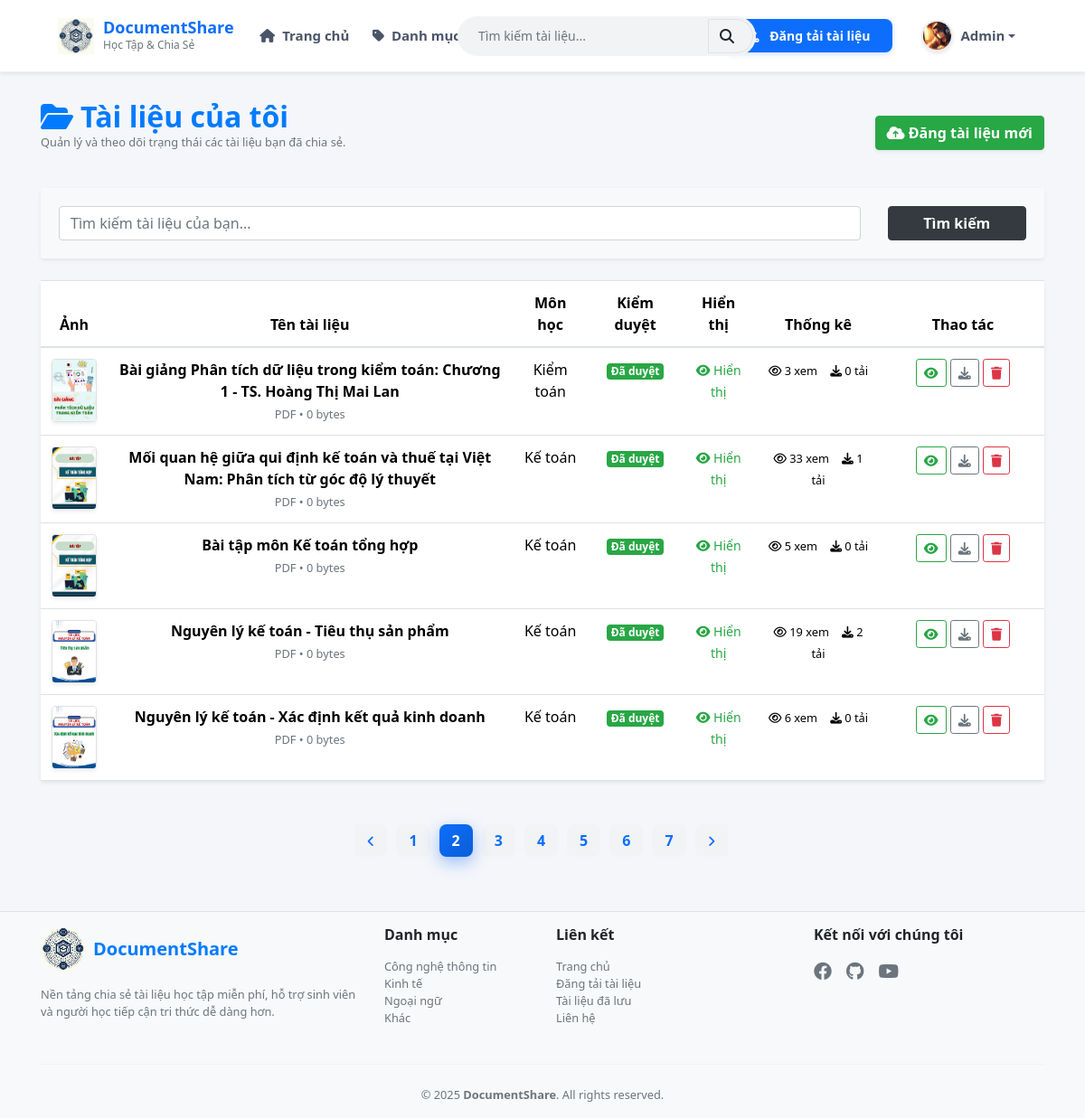
Screenshot of /upload.php?page=2 (signed in) with the database file from the repository.
### tables this page shows
CREATE TABLE `users` (
  `username` varchar(50) NOT NULL,
  `fullname` varchar(100) NOT NULL,
  `password` varchar(50) NOT NULL,
  `email` varchar(50) NOT NULL,
  `avatar` varchar(255) DEFAULT NULL,
  `role` int(10) NOT NULL,
  `google_id` varchar(255) DEFAULT NULL,
  `status` int(11) DEFAULT NULL
);

CREATE TABLE `documents` (
  `document_id` int(10) NOT NULL,
  `title` varchar(255) DEFAULT NULL,
  `description` text NOT NULL,
  `thumbnail` varchar(255) DEFAULT NULL,
  `file_path` varchar(255) DEFAULT NULL,
  `file_type` varchar(255) NOT NULL,
  `file_size` int(11) DEFAULT 0,
  `subcategory_id` int(10) NOT NULL,
  `status` enum('pending','approved','rejected') NOT NULL DEFAULT 'approved',
  `is_visible` tinyint(1) NOT NULL DEFAULT 0,
  `approved_at` datetime DEFAULT NULL,
  `approved_by` varchar(50) DEFAULT NULL,
  `username` varchar(50) DEFAULT NULL,
  `uploader_role` enum('admin','user') NOT NULL DEFAULT 'admin',
  `views` int(10) NOT NULL,
  `share_link` varchar(255) NOT NULL,
  `downloads` int(11) DEFAULT 0,
  `created_at` datetime NOT NULL DEFAULT current_timestamp(),
  `updated_at` datetime NOT NULL DEFAULT current_timestamp() ON UPDATE current_timestamp()
);

CREATE TABLE `subcategories` (
  `subcategory_id` int(11) NOT NULL,
  `name` varchar(255) NOT NULL,
  `status` tinyint(1) NOT NULL DEFAULT 1,
  `category_id` int(10) NOT NULL
);

### upload.php (the view, shortened to what this page needs)
<?php
include 'config.php';
$current_user = $_SESSION['username'];
$search = isset($_GET['search']) ? trim($_GET['search']) : "";
$limit = 5;
$page = isset($_GET['page']) ? max(1, intval($_GET['page'])) : 1;
$offset = ($page - 1) * $limit;
$sql_count = "SELECT COUNT(*) AS total FROM documents WHERE username = ? AND title LIKE ?";
$stmt_count = $conn->prepare($sql_count);
$like = "%$search%";
$stmt_count->bind_param("ss", $current_user, $like);
$stmt_count->execute();
$total_docs = $stmt_count->get_result()->fetch_assoc()['total'];
$total_pages = ceil($total_docs / $limit);
$sql = "
SELECT
    d.*,
    sc.name AS subcate_name
    FROM documents d
    LEFT JOIN subcategories sc ON d.subcategory_id = sc.subcategory_id
    WHERE d.username = ?
    AND d.title LIKE ?
    ORDER BY d.document_id DESC
    LIMIT ?, ?
";
$stmt = $conn->prepare($sql);
$stmt->bind_param("ssii", $current_user, $like, $offset, $limit);
$stmt->execute();
$result_docs = $stmt->get_result();
function formatSizeUnits($bytes)
{
    return $bytes . ' bytes';
}
?>
<?php include("header.php"); ?>
<div class="container" style="margin-top: 110px; margin-bottom: 60px;">
    <div class="d-flex justify-content-between align-items-center mb-4">
        <div>
            <h2 class="fw-bold text-primary mb-0"><i class="fa fa-folder-open me-2"></i>Tài liệu của tôi</h2>
            <p class="text-muted small">Quản lý và theo dõi trạng thái các tài liệu bạn đã chia sẻ.</p>
        </div>
        <a href="upload_document.php" class="btn btn-success fw-bold shadow-sm">
            <i class="fa fa-cloud-arrow-up"></i> Đăng tài liệu mới
        </a>
    </div>
    <div class="card border-0 shadow-sm mb-4">
        <div class="card-body bg-light rounded">
            <form method="GET" class="row g-2">
                <div class="col-md-10">
                    <input type="text" name="search" class="form-control" placeholder="Tìm kiếm tài liệu của bạn..." value="<?= htmlspecialchars($search) ?>">
                </div>
                <div class="col-md-2">
                    <button class="btn btn-dark w-100 fw-bold">Tìm kiếm</button>
                </div>
            </form>
        </div>
    </div>
    <div class="card border-0 shadow-sm">
        <div class="table-responsive">
            <table class="table table-hover align-middle mb-0">
                <thead class="bg-primary text-white">
                    <tr class="text-center">
                        <th>Ảnh</th>
                        <th>Tên tài liệu</th>
                        <th>Môn học</th>
                        <th>Kiểm duyệt</th>
                        <th>Hiển thị</th>
                        <th width="140" >Thống kê</th>
                        <th width="180">Thao tác</th>
                    </tr>
                </thead>
                <tbody>
                    <?php if ($result_docs->num_rows > 0): ?>
                        <?php while ($row = $result_docs->fetch_assoc()): ?>
                            <tr class="text-center">
                                <td>
                                    <?php
                                    $thumb_path = !empty($row['thumbnail']) ? "uploads/thumbnails/" . $row['thumbnail'] : "assets/img/default-document.jpg";
                                    ?>
                                    <img src="<?= $thumb_path ?>" width="50" height="70" style="object-fit: cover;" class="border rounded shadow-sm">
                                </td>
                                <td>
                                    <strong><?= htmlspecialchars($row['title']) ?></strong><br>
                                    <small class="text-muted"><?= strtoupper($row['file_type']) ?> • <?= formatSizeUnits($row['file_size']) ?></small>
                                </td>
                                <td><?= htmlspecialchars($row['subcate_name'] ?? 'Chưa phân loại') ?></td>
                                <td class="text-center">
                                    <?php if ($row['status'] == 'approved'): ?>
                                        <span class="badge bg-success">Đã duyệt</span>
                                    <?php elseif ($row['status'] == 'rejected'): ?>
                                        <span class="badge bg-danger">Từ chối</span>
                                    <?php else: ?>
                                        <span class="badge bg-info">Chờ duyệt</span>
                                    <?php endif; ?>
                                </td>
                                <td class="text-center">
                                    <?php if ($row['is_visible'] == 1): ?>
                                        <span class="text-success" title="Tài liệu đang hiển thị trên hệ thống" style="font-size: 14px;">
                                            <i class="fa fa-eye"></i> Hiển thị
                                        </span>
                                    <?php else: ?>
                                        <span class="text-secondary" title="Tài liệu này đang bị ẩn" style="font-size: 14px;">
                                            <i class="fa fa-eye-slash"></i> Đang ẩn
                                        </span>
                                    <?php endif; ?>
                                </td>
                                <td style="font-size: 16px;">
                                    <small style="margin-right: 10px;"><i class="far fa-eye"></i> <?= $row['views'] ?> xem</small>
                                    <small><i class="fas fa-download"></i> <?= $row['downloads'] ?> tải</small>
                                </td>
                                <td>
                                    <a href="preview_my_doc.php?id=<?= $row['document_id'] ?>" class="btn btn-sm btn-outline-success" title="Xem trước"><i class="fa fa-eye"></i></a>
                                    <a href="download_my_doc.php?id=<?= $row['document_id'] ?>" class="btn btn-sm btn-outline-secondary" title="Tải về"><i class="fa fa-download"></i></a>
                                    <a href="?delete_id=<?= $row['document_id'] ?>" class="btn btn-sm btn-outline-danger" onclick="return confirm('Bạn có chắc chắn muốn xóa tài liệu này?')" title="Xóa"><i class="fa fa-trash"></i></a>
                                </td>
                            </tr>
                        <?php endwhile; ?>
                    <?php else: ?>
                        <tr>
                            <td colspan="6" class="text-center text-muted py-5">Bạn chưa có tài liệu nào.</td>
                        </tr>
                    <?php endif; ?>
                </tbody>
            </table>
        </div>
    </div>
    <?php
    $queryString = '';
    ?>
    <?php if ($total_pages > 1): ?>
        <nav class="mt-5">
            <ul class="pagination justify-content-center custom-pagination">
                <li class="page-item <?= $page <= 1 ? 'disabled' : '' ?>">
                    <a class="page-link" href="?page=<?= $page - 1 ?><?= $queryString ?>">
                        <i class="fas fa-angle-left"></i>
                    </a>
                </li>
                <?php for ($i = 1; $i <= $total_pages; $i++): ?>
                    <li class="page-item <?= $i == $page ? 'active' : '' ?>">
                        <a class="page-link" href="?page=<?= $i ?><?= $queryString ?>">
                            <?= $i ?>
                        </a>
                    </li>
                <?php endfor; ?>
                <li class="page-item <?= $page >= $total_pages ? 'disabled' : '' ?>">
                    <a class="page-link" href="?page=<?= $page + 1 ?><?= $queryString ?>">
                        <i class="fas fa-angle-right"></i>
                    </a>
                </li>
            </ul>
        </nav>
    <?php endif; ?>
</div>
<?php include("footer.php"); ?>

### header.php (shortened to what this page needs)
<?php
require("config.php");
if (isset($_SESSION['emailUser'])) {
    $email = $_SESSION['emailUser'];
    $sql = "SELECT * FROM users WHERE email='$email'";
    $result = $conn->query($sql);
    if ($result && $result->num_rows > 0) {
        $user = $result->fetch_assoc();
    } else {
        session_destroy();
        header("Location: login.php");
        exit();
    }
}
?>
<!DOCTYPE html>
<html lang="vi">
<head>
    <link href="https://cdn.jsdelivr.net/npm/bootstrap@5.3.3/dist/css/bootstrap.min.css" rel="stylesheet">
    <link rel="stylesheet" href="https://stackpath.bootstrapcdn.com/bootstrap/4.5.2/css/bootstrap.min.css">
    <link rel="stylesheet" href="https://cdnjs.cloudflare.com/ajax/libs/font-awesome/6.4.0/css/all.min.css">
    <link rel="stylesheet" href="assets/css/custom.css">
</head>
<body class="<?= isset($pageName) ? 'page-' . $pageName : '' ?>">
    <nav class="navbar navbar-expand-lg navbar-white bg-white shadow-sm fixed-top" style="height: 80px;">
        <div class="container-fluid px-lg-5">
            <a class="navbar-brand d-flex align-items-center" href="index.php">
                <img src="assets/img/logo.jpg" alt="Logo" style="height: 40px; margin-right: 10px;">
                <div class="d-flex flex-column">
                    <span style="font-weight: 700; font-size: 18px; line-height: 1.2; color: #0d6efd;">DocumentShare</span>
                    <span style="font-size: 12px; color: #6c757d; font-weight: 500;">Học Tập & Chia Sẻ</span>
                </div>
            </a>
            <div class="collapse navbar-collapse" id="navbarMenu">
                <ul class="navbar-nav mr-auto">
                    <li class="nav-item"><a class="nav-link" href="index.php"><i class="fa fa-home mr-1"></i> Trang chủ</a></li>
                    <li class="nav-item mega-dropdown">
                        <a class="nav-link" href="javascript:void(0);">
                            <i class="fa fa-tag mr-1"></i> Danh mục tài liệu
                        </a>
                    </li>
                    <li class="nav-item"><a class="nav-link" href="contact.php"><i class="fa fa-envelope mr-1"></i> Liên hệ</a></li>
                </ul>
                <form class="form-inline search-box mx-auto" action="search.php" method="get">
                    <div class="input-group">
                        <input class="form-control" type="search" name="q" placeholder="Tìm kiếm tài liệu...">
                        <div class="input-group-append">
                            <button class="btn btn-light border search-document" type="submit">
                                <i class="fa fa-search"></i>
                            </button>
                        </div>
                    </div>
                </form>
                <ul class="navbar-nav ml-auto align-items-center">
                    <?php if (isset($_SESSION["emailUser"])): ?>
                        <li class="nav-item" style="margin-right: 20px">
                            <a class="btn btn-primary btn-sm btn-rounded text-white px-4 py-2" href="upload.php">
                                <i class="fa fa-upload mr-2"></i> Đăng tải tài liệu
                            </a>
                        </li>
                        <li class="nav-item dropdown user-dropdown">
                            <a class="nav-link dropdown-toggle font-weight-bold text-dark d-flex align-items-center" href="#" id="userDropdown" role="button" data-toggle="dropdown" aria-haspopup="true" aria-expanded="false">
                                <?php
                                $avatarFile = isset($_SESSION['avatar']) ? $_SESSION['avatar'] : '';
                                $avatarPath = "uploads/users/" . $avatarFile;
                                if (!empty($avatarFile) && file_exists($avatarPath)) {
                                    echo '<img src="' . $avatarPath . '" alt="Avatar" class="nav-user-avatar mr-2">';
                                } else {
                                    echo '<i class="fa fa-user-circle fa-2x text-primary mr-2"></i>';
                                }
                                ?>
                                <span class="text-truncate" style="max-width: 150px;">
                                    <?php echo $user['fullname']; ?>
                                </span>
                            </a>
                        </li>
                    <?php else: ?>
                        <li class="nav-item"><a class="btn btn-primary btn-sm px-3 btn-rounded" href="login.php">Đăng nhập</a></li>
                        <li class="nav-item ml-2"><a class="nav-link font-weight-bold" href="signup.php">Đăng ký</a></li>
                    <?php endif; ?>
                </ul>
            </div>
        </div>
    </nav>

### assets/css/custom.css (style rules this page uses)
body { margin: 0; background: #f5f6fa; font-family: "Plus Jakarta Sans", -apple-system, BlinkMacSystemFont, "Segoe UI", Roboto, Helvetica, Arial, sans-serif; }
.navbar { background: #ffffff !important; border-bottom: 1px solid #eef2f6; }
.navbar-brand img { transition: all 0.3s ease; }
.navbar-nav .nav-item .nav-link { font-size: 15px; font-weight: 600; color: #4a5568 !important; padding: 0.5rem 1rem; transition: color 0.2s; }
.search-box { width: 100%; margin: 10px 0; }
@media (min-width: 1200px) { .search-box { position: absolute; left: 53%; transform: translateX(-50%); width: 400px; margin: 0; z-index: 10; } }
.navbar-nav .nav-item .nav-link { padding-left: 0.8rem !important; padding-right: 0.8rem !important; white-space: nowrap; }
.search-box .input-group { width: 100%; background-color: #f1f3f5; border-radius: 50px; padding: 2px; border: 1px solid transparent; transition: all 0.3s; margin-left: 70px; }
.search-box input { background: transparent; border: none; font-size: 14px; padding-left: 20px; height: 38px; }
.search-box button { background: transparent; border: none; border-radius: 0 50px 50px 0; padding-right: 20px; }
.btn-rounded { border-radius: 50px; font-weight: 600; box-shadow: 0 2px 6px rgba(13, 110, 253, 0.2); }
.text-truncate { display: inline-block; vertical-align: middle; }
.user-dropdown .nav-link { padding-left: 15px !important; padding-right: 15px !important; border-radius: 30px; transition: background 0.3s; }
.nav-user-avatar { width: 35px; height: 35px; border-radius: 50%; object-fit: cover; border: 2px solid #e9ecef; box-shadow: 0 2px 4px rgba(0, 0, 0, 0.1); }
.mega-dropdown { position: relative; }
.btn-primary { background: #0d6efd; border: none; padding: 12px; font-weight: 600; border-radius: 8px; transition: all 0.3s; }
body { background: #f5f6fa; font-family: "Segoe UI", Tahoma, Geneva, Verdana, sans-serif; }
.custom-pagination .page-item { margin: 0 4px; }
.custom-pagination .page-link { border-radius: 10px; border: none; padding: 8px 14px; font-weight: 600; color: #555; background: #f1f3f5; transition: all 0.25s ease; }
.custom-pagination .page-item.active .page-link { background: linear-gradient(135deg, #0d6efd, #0b5ed7); color: #fff; box-shadow: 0 6px 18px rgba(13, 110, 253, 0.4); }
.custom-pagination .page-link i { font-size: 14px; }
.pagination .page-link { border-radius: 8px; margin: 0 3px; color: #0d6efd; }
.pagination .page-item.active .page-link { background-color: #0d6efd; border-color: #0d6efd; color: #fff; }

### rows the page displays
users: fullname "Admin"
documents: thumbnail (picture), title "Bài giảng Phân tích dữ liệu trong kiểm toán: Chương 1 - TS. Hoàng Thị Mai Lan", file_type "PDF", file_size "0 bytes", subcategory.name "Kiểm toán", status "Đã duyệt", is_visible 1 (drawn), views "3", downloads "0"
documents: thumbnail (picture), title "Mối quan hệ giữa qui định kế toán và thuế tại Việt Nam: Phân tích từ góc độ lý thuyết", file_type "PDF", file_size "0 bytes", subcategory.name "Kế toán", status "Đã duyệt", is_visible 1 (drawn), views "33", downloads "1"
documents: thumbnail (picture), title "Bài tập môn Kế toán tổng hợp", file_type "PDF", file_size "0 bytes", subcategory.name "Kế toán", status "Đã duyệt", is_visible 1 (drawn), views "5", downloads "0"
documents: thumbnail (picture), title "Nguyên lý kế toán - Tiêu thụ sản phẩm", file_type "PDF", file_size "0 bytes", subcategory.name "Kế toán", status "Đã duyệt", is_visible 1 (drawn), views "19", downloads "2"
documents: thumbnail (picture), title "Nguyên lý kế toán - Xác định kết quả kinh doanh", file_type "PDF", file_size "0 bytes", subcategory.name "Kế toán", status "Đã duyệt", is_visible 1 (drawn), views "6", downloads "0"
